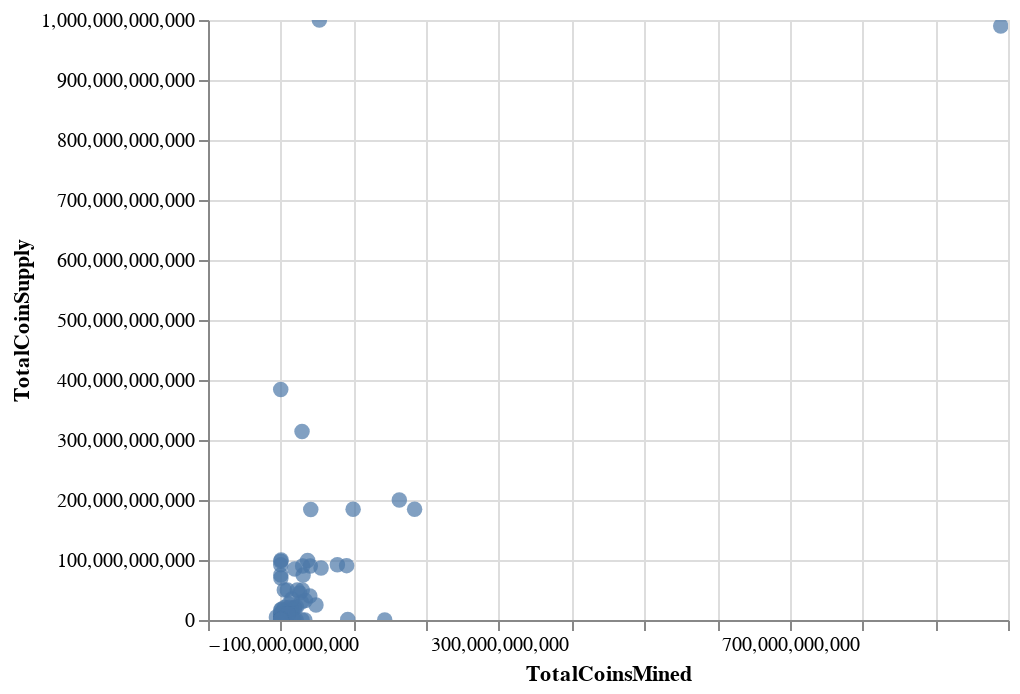

Notebook code cell kept with this figure:
### Code cell
df = df.astype({"TotalCoinSupply":'float64'})
trade_chart=alt.Chart(df).mark_circle(size=60).encode(
  x='TotalCoinsMined',
  y='TotalCoinSupply',
  tooltip=['CoinName']).interactive()
trade_chart

### Figure 1 — Vega-Lite specification as saved in the notebook (floating-point values rounded to 4 significant figures; data arrays with more than 128 entries replaced by an {"elided": "..."} marker saying what was removed)
{"$schema": "https://vega.github.io/schema/vega-lite/v3.4.0.json", "config": {"mark": {"tooltip": null}, "view": {"height": 300, "width": 400}}, "data": {"name": "data-27ed1e08424bfe5e552270ec3b9aac70"}, "datasets": {"data-27ed1e08424bfe5e552270ec3b9aac70": {"elided": "533 records"}}, "encoding": {"tooltip": [{"field": "CoinName", "type": "nominal"}], "x": {"field": "TotalCoinsMined", "type": "quantitative"}, "y": {"field": "TotalCoinSupply", "type": "quantitative"}}, "mark": {"size": 60, "type": "circle"}, "selection": {"selector005": {"bind": "scales", "encodings": ["x", "y"], "type": "interval"}}}
